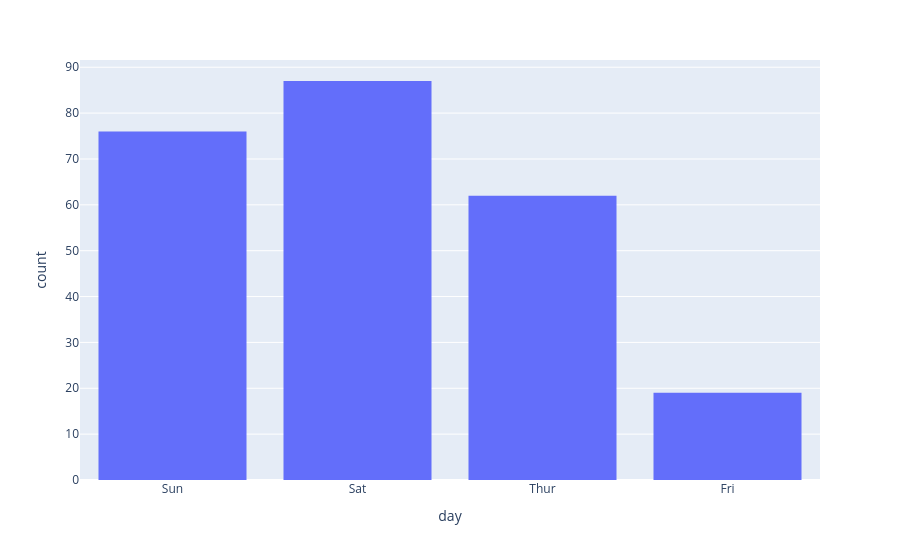

Source (notebook cell):
### Markdown cell above
### Histogram for Categorical Data
In addition to numerical data, you can also create histograms for categorical data.
This will show the frequency of each category.

### Code cell
# Creating a histogram of the 'day' column, which is categorical.
px.histogram(tips, x='day')

### Figure 1 — Plotly figure (JSON) as saved in the notebook; plotly's stock layout.template omitted (floating-point values rounded to 4 significant figures; data arrays with more than 128 entries replaced by an {"elided": "..."} marker saying what was removed)
{"data": [{"alignmentgroup": "True", "bingroup": "x", "hovertemplate": "day=%{x}<br>count=%{y}<extra></extra>", "legendgroup": "", "marker": {"color": "#636efa", "pattern": {"shape": ""}}, "name": "", "offsetgroup": "", "orientation": "v", "showlegend": false, "type": "histogram", "x": {"elided": "244 str values"}, "xaxis": "x", "yaxis": "y"}], "layout": {"barmode": "relative", "legend": {"tracegroupgap": 0}, "margin": {"t": 60}, "xaxis": {"anchor": "y", "domain": [0, 1], "title": {"text": "day"}}, "yaxis": {"anchor": "x", "domain": [0, 1], "title": {"text": "count"}}}}
